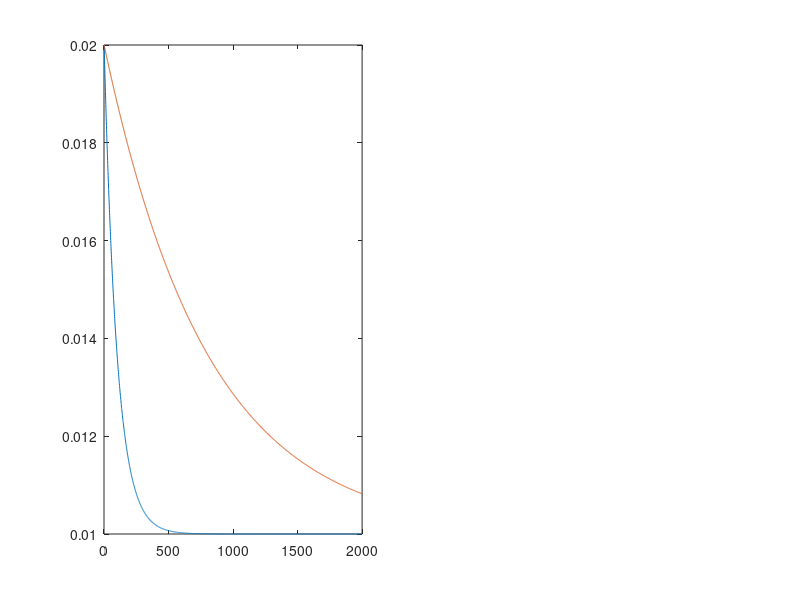

MATLAB code to generate this figure: (Note: this script raises an error after producing the figure.)

visit_index = 1:1:2000;
a_tau = 100;
a_scale = 0.01;
alpha_by_visit = (a_scale * exp(-(visit_index-1)./a_tau)) + 0.01;
alpha_by_visit_stim = (a_scale * exp(-(visit_index-1)./800)) + 0.01;

clear Summary_UpdateRule_OptoSim

figure(1); clf; subplot(121); plot(alpha_by_visit); hold on; plot(alpha_by_visit_stim)

reward_sched = [0.59,0.5,0.37,0.36,0.17,0.15];

[port_colmap] = TNC_CreateRBColormap(6,'grima');

sensitivity = [];

p_reward    = zeros(6,numel(visit_index));
p_stay      = zeros(6,numel(visit_index));
yes_reward  = zeros(1,numel(visit_index));

p_reward(:,1)   = 1/6;
p_stay(:,1)     = 0;

epsilon = 0.1;

opto_on = 0;
live_plot = 0;
decay_model = 'minus_alpha'

figure(7+opto_on); clf;

for mice = 1:25

    p_reward    = zeros(6,numel(visit_index));
    p_stay      = zeros(6,numel(visit_index));
    yes_reward  = zeros(1,numel(visit_index));
    
    p_reward(:,1)   = 1/6;
    p_stay(:,1)     = 0;

    for vi = 2:numel(visit_index)
    
        % pass all estimates from previous step
        p_reward(:,vi)   = p_reward(:,vi-1);
        p_stay(:,vi)     = p_stay(:,vi-1);
    
        p_reward(p_reward(:,vi)<=0,vi)=0.001;
        p_reward(p_reward(:,vi)>1,vi)=1;
    
        % choose option
        if rand(1)<=epsilon
            checked_port(vi) = randperm(6,1);
        else
            checked_port(vi) = randsample(6,1,true,p_reward(:,vi));
        end
    
        % rewarded?
        if rand(1)<=reward_sched(checked_port(vi))
            yes_reward(vi)=1;
        end

        this_alpha = alpha_by_visit(vi);
        
        switch opto_on
            case -1
                if checked_port(vi)>2 && yes_reward(vi)==1
                    this_alpha = alpha_by_visit_stim(vi);
                    title('Worst 4 bump (tau)');
                end
            case 0
                title('Control simulation');            
                
            case 1
                if checked_port(vi)>2 && yes_reward(vi)==1
                    this_alpha = alpha_by_visit(vi)*1.5;
                    title('Worst 4 bump');
                end
            case 2
                if yes_reward(vi)==1
                    this_alpha = alpha_by_visit_stim(vi);
                    title('All bump');
                end
            case 3
                if checked_port(vi)>3 && yes_reward(vi)==0
                    this_alpha = 0.01; % this is a way to make beta ~ 1
                    title('Unrewarded opto');
                end
        end
    
    
        switch decay_model
            case 'minus_alpha'
                this_beta = 1-this_alpha;
    
            case 'ind_static'
                this_beta = 0.975;
    
            case 'ind_dynamic'
                this_beta = 1-(2*this_alpha);
    
        end
    
        % update chosen option
        p_reward(checked_port(vi),vi)   = this_alpha*yes_reward(vi) + this_beta*p_reward(checked_port(vi),vi-1);
        p_stay(checked_port(vi),vi)     = this_alpha*yes_reward(vi) + this_beta*p_stay(checked_port(vi),vi-1);
    
        if live_plot || vi == numel(visit_index)
            % plot current estimates
            figure(7+opto_on);
            subplot(1,6,1:2);
            for ports=1:6
                if mice==1
                    plot([1 vi],[reward_sched(ports) reward_sched(ports)],'-','Color',[port_colmap(ports,:)  0.1],'LineWidth',4); hold on;
                end
                plot(1:vi,p_reward(ports,1:vi),'-','Color',[port_colmap(ports,:) 0.2]);
            end
            axis([0 numel(visit_index) 0 1]); box off; xlabel('visits'); ylabel('P^{estim.} (rew)');
        end
    end
    
    for jj=1:6
        exp_rew_probs(jj) = sum(yes_reward(find(checked_port==jj))) ./ numel(find(checked_port==jj));
        chose_probs(jj) = numel(find(checked_port==jj)) ./ numel(visit_index);
    end

    sens_fit = polyfit(log(exp_rew_probs./sum(exp_rew_probs)),log(chose_probs./sum(chose_probs)),1);
    sensitivity(mice) = sens_fit(1);
    
    figure(7+opto_on);
    subplot(1,6,3:4);
    plot([0 1],[0 1],'k--'); hold on;
    quart_inds = [1:400;401:800;801:1200;1201:1600];
    for qi=4
        scatter(reward_sched,median(p_reward(:,quart_inds(qi,:)),2),25*qi,port_colmap,'filled','MarkerFaceAlpha',0.2);
    end
    axis([0 0.8 0 0.8]); box off; ylabel('P^{estim.} (rew)'); xlabel('P(rew)')
    
    figure(7+opto_on);
    subplot(1,6,5:6);
    if mice==1
        hold off;
        plot([-5 0],[-5 0],'k--'); hold on;
    end
    quart_inds = [1:400;401:800;801:1200;1201:1600];
    for qi=4
        scatter(log10(exp_rew_probs./sum(exp_rew_probs)),log10(chose_probs./sum(chose_probs)),25*qi,port_colmap,'filled','MarkerFaceAlpha',0.2);
    end
    axis([-1.5 0 -1.5 0]); box off; xlabel('log reward'); ylabel('log choice');

    Summary_UpdateRule_OptoSim.sim_type                 = opto_on;
    Summary_UpdateRule_OptoSim.log_reward(mice,:)       = log10(exp_rew_probs./sum(exp_rew_probs));
    Summary_UpdateRule_OptoSim.log_choice(mice,:)       = log10(chose_probs./sum(chose_probs));
    Summary_UpdateRule_OptoSim.sims(mice).p_reward      = p_reward;
    Summary_UpdateRule_OptoSim.sims(mice).checked_port  = checked_port;

end

figure(7+opto_on);
subplot(1,6,5:6);
text(-2,-0.5,['s = ' num2str(mean(sensitivity)) ' +/- ' num2str(std(sensitivity))]);

figure(1); subplot(122); plot(alpha_by_visit); hold on; plot(alpha_by_visit_stim)
